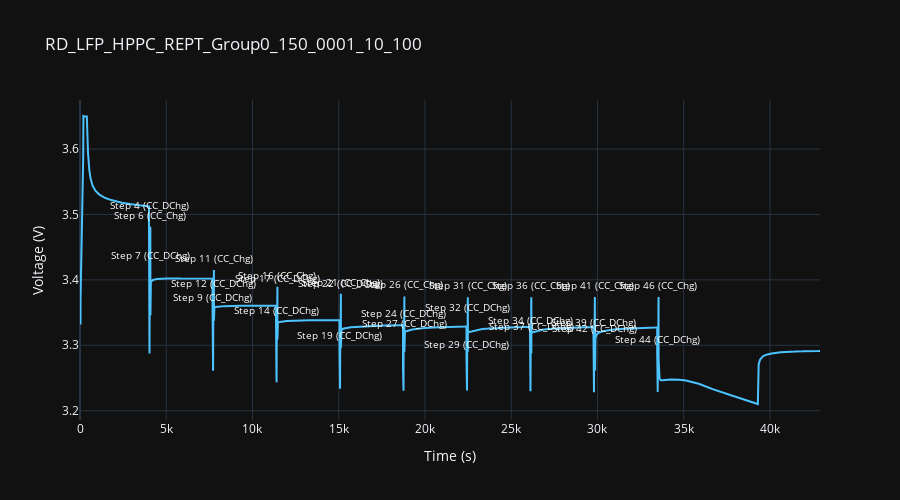

The cell this chart's notebook holds for it:
### Code cell
import pandas as pd
from pathlib import Path
import plotly.graph_objects as go

CSV_PATH = Path("/home/kcv/Desktop/HPPC_post_processing/post_processing/data/stitched_detail_data/RD_LFP_HPPC_REPT_Group0_150_0001_10_100.csv")
VALID_STEPS = {"CC_Chg", "CC_DChg"}  # treat only the short CC pulses as valid

df = pd.read_csv(CSV_PATH)
df["Absolute time"] = pd.to_datetime(df["Absolute time"])
df["time_s"] = (df["Absolute time"] - df["Absolute time"].min()).dt.total_seconds()

fig = go.Figure()
fig.add_trace(go.Scatter(x=df["time_s"], y=df["volt(V)"], mode="lines", name="Voltage", line=dict(color="#4cc3ff")))

band_colors = {"CC_Chg": "rgba(255, 215, 0, 0.25)", "CC_DChg": "rgba(0, 191, 255, 0.25)"}

skip_first_cccv = False
for (cycle, step), grp in df.groupby(["Cycle No", "Step No"], sort=False):
    step_name = str(grp["Step name"].iloc[0]).strip()

    if step_name == "CCCV_Chg" and not skip_first_cccv:
        skip_first_cccv = True
        continue
    if step_name == "CC_DChg" and step == 47:   # skip long tail
        continue
    if step_name not in VALID_STEPS:
        continue

    start_t = grp["time_s"].iloc[0]
    end_t = grp["time_s"].iloc[-1]
    local_v = grp["volt(V)"]

    fig.add_shape(
        type="rect",
        xref="x", yref="y",
        x0=start_t, x1=end_t,
        y0=local_v.min(), y1=local_v.max(),
        fillcolor=band_colors.get(step_name, "rgba(200,200,200,0.2)"),
        line=dict(width=0),
        layer="below",
    )
    fig.add_annotation(
        x=(start_t + end_t) / 2,
        y=local_v.max(),
        text=f"Step {step} ({step_name})",
        showarrow=False,
        font=dict(size=10, color="white"),
        yshift=12,
    )

fig.update_layout(
    title=CSV_PATH.stem,
    xaxis_title="Time (s)",
    yaxis_title="Voltage (V)",
    template="plotly_dark",
    height=500,
)

fig.show()

### Figure 1 — Plotly figure (JSON) as saved in the notebook; plotly's stock layout.template omitted (floating-point values rounded to 4 significant figures; data arrays with more than 128 entries replaced by an {"elided": "..."} marker saying what was removed)
{"data": [{"line": {"color": "#4cc3ff"}, "mode": "lines", "name": "Voltage", "type": "scatter", "x": {"elided": "42954 float values"}, "y": {"elided": "42954 float values"}}], "layout": {"annotations": [{"font": {"color": "white", "size": 10}, "showarrow": false, "text": "Step 4 (CC_DChg)", "x": 4014.0, "y": 3.496, "yshift": 12}, {"font": {"color": "white", "size": 10}, "showarrow": false, "text": "Step 6 (CC_Chg)", "x": 4074.0, "y": 3.481, "yshift": 12}, {"font": {"color": "white", "size": 10}, "showarrow": false, "text": "Step 7 (CC_DChg)", "x": 4081.0, "y": 3.419, "yshift": 12}, {"font": {"color": "white", "size": 10}, "showarrow": false, "text": "Step 9 (CC_DChg)", "x": 7699.0, "y": 3.356, "yshift": 12}, {"font": {"color": "white", "size": 10}, "showarrow": false, "text": "Step 11 (CC_Chg)", "x": 7759.0, "y": 3.415, "yshift": 12}, {"font": {"color": "white", "size": 10}, "showarrow": false, "text": "Step 12 (CC_DChg)", "x": 7764.0, "y": 3.377, "yshift": 12}, {"font": {"color": "white", "size": 10}, "showarrow": false, "text": "Step 14 (CC_DChg)", "x": 11380.0, "y": 3.335, "yshift": 12}, {"font": {"color": "white", "size": 10}, "showarrow": false, "text": "Step 16 (CC_Chg)", "x": 11440.0, "y": 3.39, "yshift": 12}, {"font": {"color": "white", "size": 10}, "showarrow": false, "text": "Step 17 (CC_DChg)", "x": 11440.0, "y": 3.385, "yshift": 12}, {"font": {"color": "white", "size": 10}, "showarrow": false, "text": "Step 19 (CC_DChg)", "x": 15060.0, "y": 3.297, "yshift": 12}, {"font": {"color": "white", "size": 10}, "showarrow": false, "text": "Step 21 (CC_Chg)", "x": 15120.0, "y": 3.379, "yshift": 12}, {"font": {"color": "white", "size": 10}, "showarrow": false, "text": "Step 22 (CC_DChg)", "x": 15130.0, "y": 3.378, "yshift": 12}, {"font": {"color": "white", "size": 10}, "showarrow": false, "text": "Step 24 (CC_DChg)", "x": 18740.0, "y": 3.331, "yshift": 12}, {"font": {"color": "white", "size": 10}, "showarrow": false, "text": "Step 26 (CC_Chg)", "x": 18800.0, "y": 3.375, "yshift": 12}, {"font": {"color": "white", "size": 10}, "showarrow": false, "text": "Step 27 (CC_DChg)", "x": 18810.0, "y": 3.316, "yshift": 12}, {"font": {"color": "white", "size": 10}, "showarrow": false, "text": "Step 29 (CC_DChg)", "x": 22420.0, "y": 3.283, "yshift": 12}, {"font": {"color": "white", "size": 10}, "showarrow": false, "text": "Step 31 (CC_Chg)", "x": 22480.0, "y": 3.373, "yshift": 12}, {"font": {"color": "white", "size": 10}, "showarrow": false, "text": "Step 32 (CC_DChg)", "x": 22490.0, "y": 3.34, "yshift": 12}, {"font": {"color": "white", "size": 10}, "showarrow": false, "text": "Step 34 (CC_DChg)", "x": 26100.0, "y": 3.321, "yshift": 12}, {"font": {"color": "white", "size": 10}, "showarrow": false, "text": "Step 36 (CC_Chg)", "x": 26160.0, "y": 3.373, "yshift": 12}, {"font": {"color": "white", "size": 10}, "showarrow": false, "text": "Step 37 (CC_DChg)", "x": 26170.0, "y": 3.311, "yshift": 12}, {"font": {"color": "white", "size": 10}, "showarrow": false, "text": "Step 39 (CC_DChg)", "x": 29780.0, "y": 3.318, "yshift": 12}, {"font": {"color": "white", "size": 10}, "showarrow": false, "text": "Step 41 (CC_Chg)", "x": 29840.0, "y": 3.374, "yshift": 12}, {"font": {"color": "white", "size": 10}, "showarrow": false, "text": "Step 42 (CC_DChg)", "x": 29850.0, "y": 3.308, "yshift": 12}, {"font": {"color": "white", "size": 10}, "showarrow": false, "text": "Step 44 (CC_DChg)", "x": 33480.0, "y": 3.291, "yshift": 12}, {"font": {"color": "white", "size": 10}, "showarrow": false, "text": "Step 46 (CC_Chg)", "x": 33540.0, "y": 3.374, "yshift": 12}], "height": 500, "shapes": [{"fillcolor": "rgba(0, 191, 255, 0.25)", "layer": "below", "line": {"width": 0}, "type": "rect", "x0": 3999.0, "x1": 4029.0, "xref": "x", "y0": 3.287, "y1": 3.496, "yref": "y"}, {"fillcolor": "rgba(255, 215, 0, 0.25)", "layer": "below", "line": {"width": 0}, "type": "rect", "x0": 4069.0, "x1": 4079.0, "xref": "x", "y0": 3.42, "y1": 3.481, "yref": "y"}, {"fillcolor": "rgba(0, 191, 255, 0.25)", "layer": "below", "line": {"width": 0}, "type": "rect", "x0": 4079.0, "x1": 4084.0, "xref": "x", "y0": 3.346, "y1": 3.419, "yref": "y"}, {"fillcolor": "rgba(0, 191, 255, 0.25)", "layer": "below", "line": {"width": 0}, "type": "rect", "x0": 7684.0, "x1": 7714.0, "xref": "x", "y0": 3.261, "y1": 3.356, "yref": "y"}, {"fillcolor": "rgba(255, 215, 0, 0.25)", "layer": "below", "line": {"width": 0}, "type": "rect", "x0": 7754.0, "x1": 7764.0, "xref": "x", "y0": 3.369, "y1": 3.415, "yref": "y"}, {"fillcolor": "rgba(0, 191, 255, 0.25)", "layer": "below", "line": {"width": 0}, "type": "rect", "x0": 7764.0, "x1": 7764.0, "xref": "x", "y0": 3.339, "y1": 3.377, "yref": "y"}, {"fillcolor": "rgba(0, 191, 255, 0.25)", "layer": "below", "line": {"width": 0}, "type": "rect", "x0": 11360.0, "x1": 11390.0, "xref": "x", "y0": 3.244, "y1": 3.335, "yref": "y"}, {"fillcolor": "rgba(255, 215, 0, 0.25)", "layer": "below", "line": {"width": 0}, "type": "rect", "x0": 11430.0, "x1": 11440.0, "xref": "x", "y0": 3.359, "y1": 3.39, "yref": "y"}, {"fillcolor": "rgba(0, 191, 255, 0.25)", "layer": "below", "line": {"width": 0}, "type": "rect", "x0": 11440.0, "x1": 11440.0, "xref": "x", "y0": 3.318, "y1": 3.385, "yref": "y"}, {"fillcolor": "rgba(0, 191, 255, 0.25)", "layer": "below", "line": {"width": 0}, "type": "rect", "x0": 15050.0, "x1": 15080.0, "xref": "x", "y0": 3.234, "y1": 3.297, "yref": "y"}, {"fillcolor": "rgba(255, 215, 0, 0.25)", "layer": "below", "line": {"width": 0}, "type": "rect", "x0": 15120.0, "x1": 15130.0, "xref": "x", "y0": 3.339, "y1": 3.379, "yref": "y"}, {"fillcolor": "rgba(0, 191, 255, 0.25)", "layer": "below", "line": {"width": 0}, "type": "rect", "x0": 15130.0, "x1": 15130.0, "xref": "x", "y0": 3.31, "y1": 3.378, "yref": "y"}, {"fillcolor": "rgba(0, 191, 255, 0.25)", "layer": "below", "line": {"width": 0}, "type": "rect", "x0": 18730.0, "x1": 18760.0, "xref": "x", "y0": 3.23, "y1": 3.331, "yref": "y"}, {"fillcolor": "rgba(255, 215, 0, 0.25)", "layer": "below", "line": {"width": 0}, "type": "rect", "x0": 18800.0, "x1": 18810.0, "xref": "x", "y0": 3.346, "y1": 3.375, "yref": "y"}, {"fillcolor": "rgba(0, 191, 255, 0.25)", "layer": "below", "line": {"width": 0}, "type": "rect", "x0": 18810.0, "x1": 18810.0, "xref": "x", "y0": 3.294, "y1": 3.316, "yref": "y"}, {"fillcolor": "rgba(0, 191, 255, 0.25)", "layer": "below", "line": {"width": 0}, "type": "rect", "x0": 22410.0, "x1": 22440.0, "xref": "x", "y0": 3.231, "y1": 3.283, "yref": "y"}, {"fillcolor": "rgba(255, 215, 0, 0.25)", "layer": "below", "line": {"width": 0}, "type": "rect", "x0": 22480.0, "x1": 22490.0, "xref": "x", "y0": 3.317, "y1": 3.373, "yref": "y"}, {"fillcolor": "rgba(0, 191, 255, 0.25)", "layer": "below", "line": {"width": 0}, "type": "rect", "x0": 22490.0, "x1": 22490.0, "xref": "x", "y0": 3.296, "y1": 3.34, "yref": "y"}, {"fillcolor": "rgba(0, 191, 255, 0.25)", "layer": "below", "line": {"width": 0}, "type": "rect", "x0": 26090.0, "x1": 26120.0, "xref": "x", "y0": 3.23, "y1": 3.321, "yref": "y"}, {"fillcolor": "rgba(255, 215, 0, 0.25)", "layer": "below", "line": {"width": 0}, "type": "rect", "x0": 26160.0, "x1": 26170.0, "xref": "x", "y0": 3.311, "y1": 3.373, "yref": "y"}, {"fillcolor": "rgba(0, 191, 255, 0.25)", "layer": "below", "line": {"width": 0}, "type": "rect", "x0": 26170.0, "x1": 26170.0, "xref": "x", "y0": 3.288, "y1": 3.311, "yref": "y"}, {"fillcolor": "rgba(0, 191, 255, 0.25)", "layer": "below", "line": {"width": 0}, "type": "rect", "x0": 29770.0, "x1": 29800.0, "xref": "x", "y0": 3.228, "y1": 3.318, "yref": "y"}, {"fillcolor": "rgba(255, 215, 0, 0.25)", "layer": "below", "line": {"width": 0}, "type": "rect", "x0": 29840.0, "x1": 29850.0, "xref": "x", "y0": 3.337, "y1": 3.374, "yref": "y"}, {"fillcolor": "rgba(0, 191, 255, 0.25)", "layer": "below", "line": {"width": 0}, "type": "rect", "x0": 29850.0, "x1": 29860.0, "xref": "x", "y0": 3.261, "y1": 3.308, "yref": "y"}, {"fillcolor": "rgba(0, 191, 255, 0.25)", "layer": "below", "line": {"width": 0}, "type": "rect", "x0": 33460.0, "x1": 33490.0, "xref": "x", "y0": 3.229, "y1": 3.291, "yref": "y"}, {"fillcolor": "rgba(255, 215, 0, 0.25)", "layer": "below", "line": {"width": 0}, "type": "rect", "x0": 33530.0, "x1": 33540.0, "xref": "x", "y0": 3.335, "y1": 3.374, "yref": "y"}], "title": {"text": "RD_LFP_HPPC_REPT_Group0_150_0001_10_100"}, "xaxis": {"title": {"text": "Time (s)"}}, "yaxis": {"title": {"text": "Voltage (V)"}}}}
